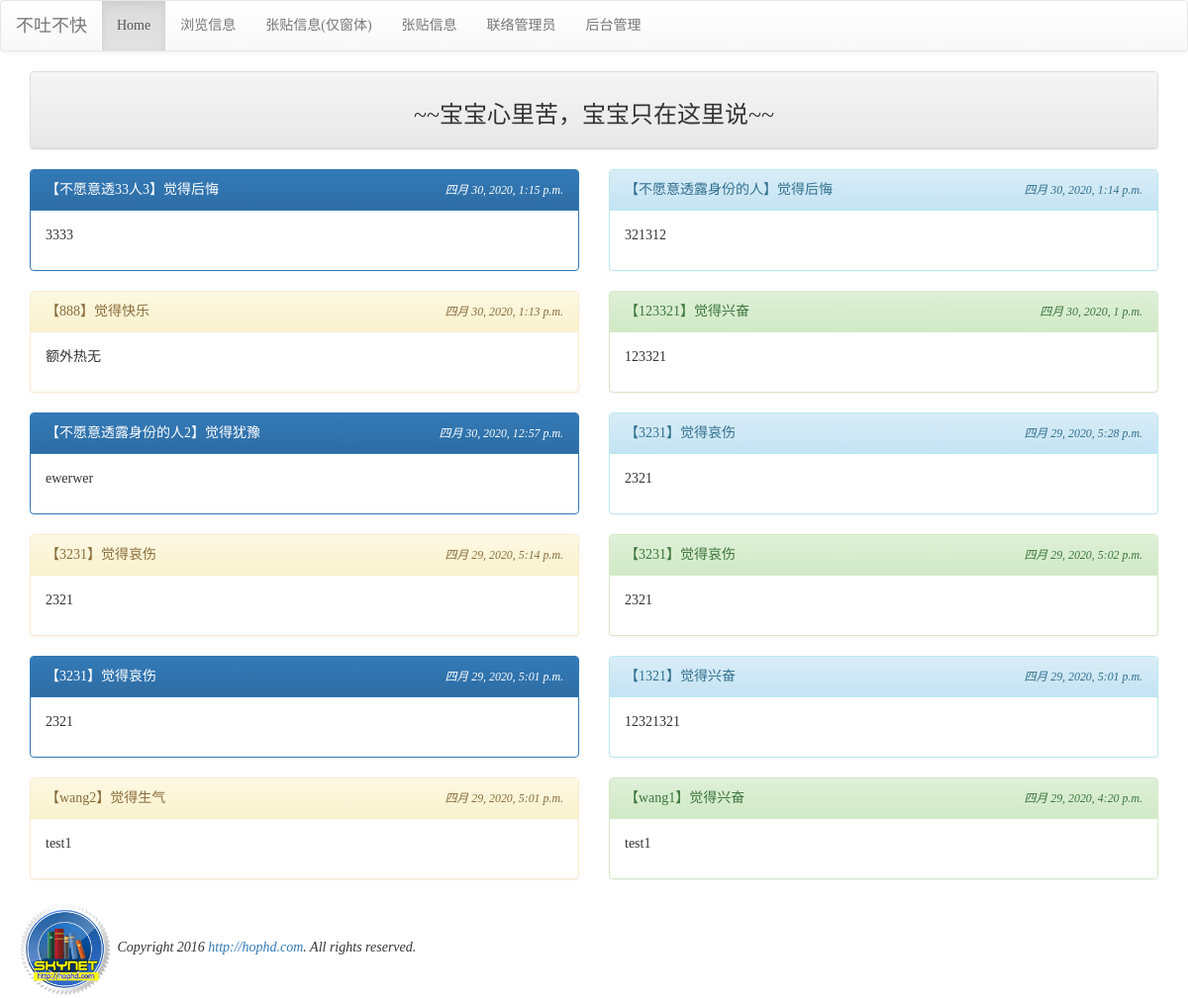
The app's page /django08/list/ with its own data.
### django08/models.py (models this page shows, shortened)
class Post(models.Model):
    mood = models.ForeignKey('Mood', on_delete=models.CASCADE)
    nickname = models.CharField(max_length=10, default="不愿意透露身份的人")
    message = models.TextField(null=False)
    del_pass = models.CharField(max_length=10)
    pub_time = models.DateTimeField(auto_now=True)
    enabled = models.BooleanField(default=True)

class Mood(models.Model):
    status = models.CharField(max_length=10, null=False)
    def __str__(self):
        return self.status

### django08/views.py (the view)
def listing(request):
    posts = models.Post.objects.filter(enabled=True).order_by('-pub_time')[:150]
    moods = models.Mood.objects.all()
    return render(request, 'django08/listing.html', locals())

### templates/django08/listing.html (shortened to what this page needs)
{% extends "django08/base.html" %}
{% block content %}
<div class='container'>
<div class='row'>
    <div class='col-md-12'>
        <div class='panel panel-default'>
            <div class='panel-heading' align=center>
            <h3>~~宝宝心里苦，宝宝只在这里说~~</h3>
    </div>
</div>
{% for p in posts %}
    {% cycle "<div class='row'> <div class='col-md-6'>" "<div class='col-md-6'>" %}
        <div class='panel {%cycle "panel-primary" "panel-info" "panel-warning" "panel-success" %}'>
            <div class='panel-heading'>
                <table width='100%'>
                    <tr>
                        <td>
                            【{{ p.nickname }}】觉得{{ p.mood }}
                        </td>
                        <td align=right>
                            <i><small>{{ p.pub_time }}</small></i>
                        </td>
                    </tr>
                </table>
            </div>
            <div class='panel-body'>{{ p.message | linebreaks }}</div>
        </div>
    </div>
    {% cycle "" "</div>"%}
{% endfor %}
</div>
{% endblock %}

### templates/django08/base.html (style rules this page uses)
h1, h2, h3, h4, h5, p, div { font-family: 微软雅黑; }

### records on screen
Post: nickname "不愿意透33人3", mood "后悔", pub_time "四月 30, 2020, 1:15 p.m.", message "3333"
Post: nickname "不愿意透露身份的人", mood "后悔", pub_time "四月 30, 2020, 1:14 p.m.", message "321312"
Post: nickname "888", mood "快乐", pub_time "四月 30, 2020, 1:13 p.m.", message "额外热无"
Post: nickname "123321", mood "兴奋", pub_time "四月 30, 2020, 1 p.m.", message "123321"
Post: nickname "不愿意透露身份的人2", mood "犹豫", pub_time "四月 30, 2020, 12:57 p.m.", message "ewerwer"
Post: nickname "3231", mood "哀伤", pub_time "四月 29, 2020, 5:28 p.m.", message "2321"
Post: nickname "3231", mood "哀伤", pub_time "四月 29, 2020, 5:14 p.m.", message "2321"
Post: nickname "3231", mood "哀伤", pub_time "四月 29, 2020, 5:02 p.m.", message "2321"
Post: nickname "3231", mood "哀伤", pub_time "四月 29, 2020, 5:01 p.m.", message "2321"
Post: nickname "1321", mood "兴奋", pub_time "四月 29, 2020, 5:01 p.m.", message "12321321"
Post: nickname "wang2", mood "生气", pub_time "四月 29, 2020, 5:01 p.m.", message "test1"
Post: nickname "wang1", mood "兴奋", pub_time "四月 29, 2020, 4:20 p.m.", message "test1"
